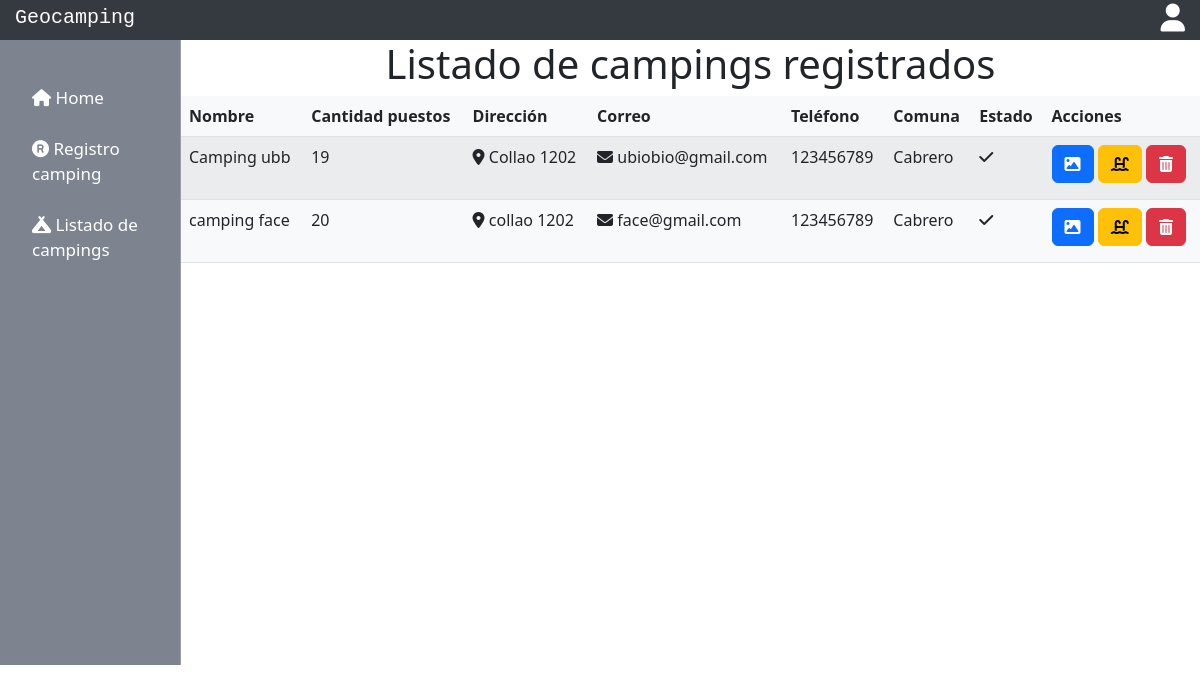
The page /mostrar_campings.php on the database its author committed.
### tables this page shows
CREATE TABLE `camping` (
  `id_camping` int NOT NULL,
  `nombre` varchar(100) NOT NULL,
  `cantidad_puestos` int NOT NULL,
  `descripcion` varchar(250) NOT NULL,
  `direccion` varchar(100) NOT NULL,
  `correo` varchar(100) NOT NULL,
  `telefono` int NOT NULL,
  `mes_inicio` int NOT NULL,
  `mes_fin` int NOT NULL,
  `cod_ciudad` int NOT NULL,
  `id_estado` int NOT NULL
);

CREATE TABLE `ciudad` (
  `id_ciudad` int NOT NULL,
  `nombre` varchar(40) NOT NULL,
  `numero_region` int NOT NULL
);

### www/mostrar_campings.php (the view, shortened to what this page needs)
<!DOCTYPE html>
<html lang="es">
<head>
    <link rel="stylesheet" href="styles_mostrar_camping/styles.css">
    <link href="https://cdn.jsdelivr.net/npm/bootstrap@5.2.0-beta1/dist/css/bootstrap.min.css" rel="stylesheet">
</head>
<body>
<?php
       include("conexion_bd/conexion.php");
      ?>
    <div class="main-container">
        <header class="header">
            <div class="logo">
                <h3>Geocamping</h3>
            </div>
            <div class="login">
                <h3><i class="fa-solid fa-user"></i></h3>
            </div>
        </header>
        <div class="content">
            <div class="barra-navegacion">
                <nav class="nav">
                    <ul class="ul">
                        <li><a href="#"><i class="fa-solid fa-house"></i> Home</a></li>
                        <li><a href="index.php"><i class="fa-solid fa-registered"></i> Registro camping</a></li>
                        <li><a href="#"><i class="fa-solid fa-campground"></i> Listado de campings</a></li>
                    </ul>
                </nav>
            </div>
            <div class="panel-admin">
            <h1>Listado de campings registrados</h1>
                    <?php
                    $sql = "select * from camping ca, ciudad c, estado e where ca.cod_ciudad = c.id_ciudad and e.id_estado = ca.id_estado ";
                    $resultado = mysqli_query($conn, $sql);
                    $filas = mysqli_num_rows($resultado);
                    if($filas){
                        ?>
                    <table class="table table-responsive table-striped w-100 bg-light">
                        <thead class="thead-dark">
                            <th>Nombre</th>
                            <th>Cantidad puestos</th>
                            <th>Dirección</th>
                            <th>Correo</th>
                            <th>Teléfono</th>
                            <th>Comuna</th>
                            <th>Estado</th>
                            <th>Acciones</th>
                        </thead>
                        <tbody>
                        <?php
                        while($camping = $resultado->fetch_row()){
                             ?>
                             <tr>
                                 <td><?php echo htmlspecialchars (strip_tags ($camping[1])) ?></td>
                                 <td><?php echo htmlspecialchars (strip_tags ($camping[2])) ?></td>
                                 <td><i class="fa-solid fa-location-dot"></i> <?php echo htmlspecialchars (strip_tags ($camping[4])) ?></td>
                                 <td><i class="fa-solid fa-envelope"></i> <?php echo htmlspecialchars (strip_tags ($camping[5])) ?></td>
                                 <td><?php echo htmlspecialchars (strip_tags ($camping[6])) ?></td>
                                 <td><?php echo htmlspecialchars (strip_tags ($camping[12]))?></td>
                                 <td><i class="fa-solid fa-check"></i></td>
                                 <td>
                                     <a class="btn btn-primary mb-2" href="listadoImagenes.php?id=<?php echo $camping[0] ?>"><i class="fa-solid fa-image"></i></a>
                                     <a class="btn btn-warning mb-2" href="incorporacion_servicios.php?id=<?php echo $camping[0];?>"><i class="fa-solid fa-water-ladder"></i></a>
                                     <a class="btn btn-danger mb-2" href="crud-camping/delete.php?id=<?php echo $camping[0] ?>"><i class="fa-solid fa-trash-can"></i></a>
                                </td>
                             </tr>
                            <?php
                        }
                        ?>
                             </tbody>
                            </table>
                        <?php
                    }else{
                        ?>
                          <p class="alert alert-danger text-center w-50 mb-3">No hay campings registrados</p>
                        <?php
                    }
                 ?>
            </div>
        </div>
    </div>
</body>
</html>

### www/styles_mostrar_camping/styles.css (style rules this page uses)
* { margin: 0px auto; padding: 0px; }
.main-container { width: 100%; height: 100vh; display: flex; flex-direction: column; }
.header { width: 100%; background-color: #353940; display: flex; justify-content: flex-start; height: 40px; }
.logo { width: 30%; display: flex; justify-content: flex-start; left: 0; margin-left: 0px; }
.logo > h3 { margin-left: 15px; line-height:35px; color: white; font-family: 'Courier New', Courier, monospace; font-size: 20px; }
.login { width: 30%; margin-right: 0px; display: flex; justify-content: flex-start; }
.login > h3 { margin-right: 15px; line-height:35px; color: white; }
.content { width: 100%; display: flex; }
.barra-navegacion { width: 15%; display: flex; background-color: #7d8490; min-height: 625px; }
.panel-admin { width: 85%; border-left: 1px solid #9b9ea4; display: flex; flex-direction: column; }
.nav { width: 100%; margin: 0px auto; margin-top: 40px; }
.ul { width: 100%; list-style: none; margin-top: 5px; display: flex; flex-direction: column; }
.ul > li { margin-bottom: 25px; margin-left: 0; }
.ul > li > a { text-decoration: none; font-size: 17px; color: white; }

### rows shown on the page
camping: nombre "Camping ubb", cantidad_puestos "19", direccion "Collao 1202", correo "ubiobio@gmail.com", telefono "123456789", cod_ciudad.nombre "Cabrero"
camping: nombre "camping face", cantidad_puestos "20", direccion "collao 1202", correo "face@gmail.com", telefono "123456789", cod_ciudad.nombre "Cabrero"
